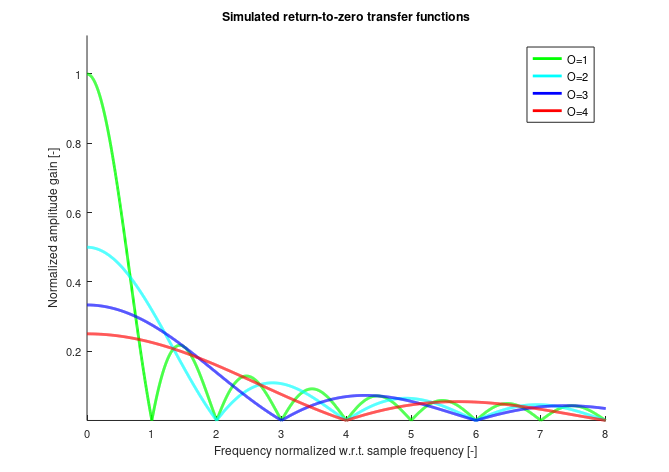

Write MATLAB code to recreate this figure. (Note: this script raises an error after producing the figure.)

clc; close all; clear all;

NOS = 2^12;
fSample = 1e9;
T = 1/fSample;
f_ = linspace(0, 8*fSample, NOS);

% See WEEKLY 21.
for O = 1:4
    sinc(O,:) = T/O * exp(-j*pi*f_*T/O) .* sin(pi*f_*T/O) ./ (pi*f_*T/O);
end;
x = f_/fSample;
y = abs(sinc)/T;
fh = figure(1); clf; 
ah = axes; set(ah, 'FontSize', 8); hold on;
plotStyles = {'g', 'c', 'b', 'r', '=^'};
for O = 1:4
    ph(O) = plot(x, y(O,:),plotStyles{O});
end;
     set(ph, 'LineWidth', 2);   
axisScaleFactor = 0.9; 
axis([ min(x) max(x) ...
       min([ axisScaleFactor*min(y) min(y)/axisScaleFactor ])  ...
       max([ axisScaleFactor*max(y) max(y)/axisScaleFactor ])]);
set(ph, 'LineWidth', 2);
set(ah, 'XTick', [0 1 2 3 4 5 6 7 8]);% 9 10 11 12]);
xh = xlabel('Frequency normalized w.r.t. sample frequency [-]');
yh = ylabel('Normalized amplitude gain [-]');
th = title('Simulated return-to-zero transfer functions');
columnWidth = 17; % 17 cm for DIN-A4
set(fh, 'PaperUnits', 'centimeters');
set(fh, 'Units', 'centimeters');
set(fh, 'PaperSize', [columnWidth 0.1*round(10*columnWidth/sqrt(2))]);
set(fh, 'PaperOrientation', 'portrait');
set(fh, 'PaperPositionMode','manual')
set(fh, 'PaperPosition', [0 0 columnWidth 0.1*round(10*columnWidth/sqrt(2))]);
oldPosition = get(fh, 'Position');
set(fh, 'Position', [1 1 1 1] + [0 0 columnWidth 0.1*round(10*columnWidth/sqrt(2))]);
lh = legend('O=1', 'O=2', 'O=3', 'O=4');
set(lh,'FontSize',8);


% tekdok snippet, to print the figure as EPS file in corresponding directory
daisyPrint(mfilename)

% tekdok snippet, to Auto-change the EPS file into different formats
%unix('daisyPlotForMatlab')
